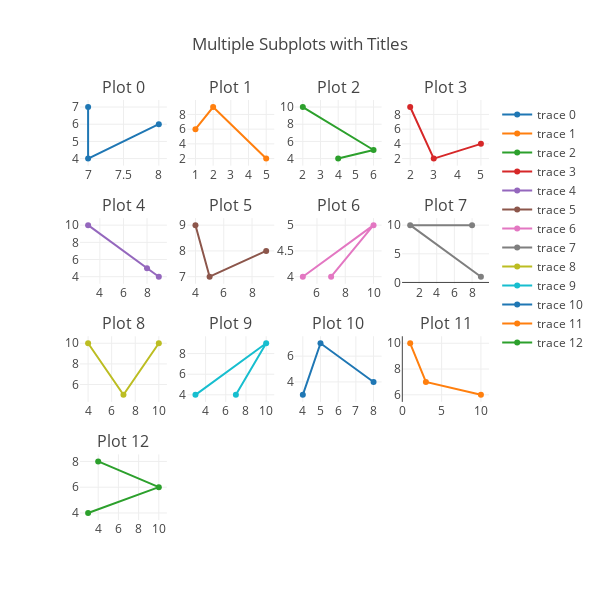

The cell this chart's notebook holds for it:
### Code cell
total= 13
cols = 4
rows = total//cols+1


def oneTrace():
    return go.Scatter(x = [randint(1,10),randint(1,10),randint(1,10)],
                      y = [randint(1,10),randint(1,10),randint(1,10)])

traces = [oneTrace() for i in range(total)]

subplot_titles = ['Plot '+str(i) for i in range(total)]

fig = tools.make_subplots(rows=rows, cols=cols, subplot_titles=subplot_titles)

# from left to right, from up to down
for i,e in enumerate(traces):
    x = i//cols+1  #row index
    y = i%cols+1  #column index
    fig.append_trace(e,x,y)


fig['layout'].update(height=600, width=600, title='Multiple Subplots' +
                                                  ' with Titles')

iplot(fig)

### Figure 1 — Plotly figure (JSON) as saved in the notebook; plotly's stock layout.template omitted (floating-point values rounded to 4 significant figures)
{"data": [{"type": "scatter", "x": [8, 7, 7], "xaxis": "x1", "y": [6, 4, 7], "yaxis": "y1"}, {"type": "scatter", "x": [5, 2, 1], "xaxis": "x2", "y": [2, 9, 6], "yaxis": "y2"}, {"type": "scatter", "x": [4, 6, 2], "xaxis": "x3", "y": [4, 5, 10], "yaxis": "y3"}, {"type": "scatter", "x": [2, 3, 5], "xaxis": "x4", "y": [9, 2, 4], "yaxis": "y4"}, {"type": "scatter", "x": [3, 8, 9], "xaxis": "x5", "y": [10, 5, 4], "yaxis": "y5"}, {"type": "scatter", "x": [9, 5, 4], "xaxis": "x6", "y": [8, 7, 9], "yaxis": "y6"}, {"type": "scatter", "x": [7, 10, 5], "xaxis": "x7", "y": [4, 5, 4], "yaxis": "y7"}, {"type": "scatter", "x": [8, 1, 9], "xaxis": "x8", "y": [10, 10, 1], "yaxis": "y8"}, {"type": "scatter", "x": [4, 7, 10], "xaxis": "x9", "y": [10, 5, 10], "yaxis": "y9"}, {"type": "scatter", "x": [3, 10, 7], "xaxis": "x10", "y": [4, 9, 4], "yaxis": "y10"}, {"type": "scatter", "x": [4, 5, 8], "xaxis": "x11", "y": [3, 7, 4], "yaxis": "y11"}, {"type": "scatter", "x": [1, 3, 10], "xaxis": "x12", "y": [10, 7, 6], "yaxis": "y12"}, {"type": "scatter", "x": [4, 10, 3], "xaxis": "x13", "y": [8, 6, 4], "yaxis": "y13"}], "layout": {"annotations": [{"font": {"size": 16}, "showarrow": false, "text": "Plot 0", "x": 0.1062, "xanchor": "center", "xref": "paper", "y": 1, "yanchor": "bottom", "yref": "paper"}, {"font": {"size": 16}, "showarrow": false, "text": "Plot 1", "x": 0.3688, "xanchor": "center", "xref": "paper", "y": 1, "yanchor": "bottom", "yref": "paper"}, {"font": {"size": 16}, "showarrow": false, "text": "Plot 2", "x": 0.6313, "xanchor": "center", "xref": "paper", "y": 1, "yanchor": "bottom", "yref": "paper"}, {"font": {"size": 16}, "showarrow": false, "text": "Plot 3", "x": 0.8938, "xanchor": "center", "xref": "paper", "y": 1, "yanchor": "bottom", "yref": "paper"}, {"font": {"size": 16}, "showarrow": false, "text": "Plot 4", "x": 0.1062, "xanchor": "center", "xref": "paper", "y": 0.7188, "yanchor": "bottom", "yref": "paper"}, {"font": {"size": 16}, "showarrow": false, "text": "Plot 5", "x": 0.3688, "xanchor": "center", "xref": "paper", "y": 0.7188, "yanchor": "bottom", "yref": "paper"}, {"font": {"size": 16}, "showarrow": false, "text": "Plot 6", "x": 0.6313, "xanchor": "center", "xref": "paper", "y": 0.7188, "yanchor": "bottom", "yref": "paper"}, {"font": {"size": 16}, "showarrow": false, "text": "Plot 7", "x": 0.8938, "xanchor": "center", "xref": "paper", "y": 0.7188, "yanchor": "bottom", "yref": "paper"}, {"font": {"size": 16}, "showarrow": false, "text": "Plot 8", "x": 0.1062, "xanchor": "center", "xref": "paper", "y": 0.4375, "yanchor": "bottom", "yref": "paper"}, {"font": {"size": 16}, "showarrow": false, "text": "Plot 9", "x": 0.3688, "xanchor": "center", "xref": "paper", "y": 0.4375, "yanchor": "bottom", "yref": "paper"}, {"font": {"size": 16}, "showarrow": false, "text": "Plot 10", "x": 0.6313, "xanchor": "center", "xref": "paper", "y": 0.4375, "yanchor": "bottom", "yref": "paper"}, {"font": {"size": 16}, "showarrow": false, "text": "Plot 11", "x": 0.8938, "xanchor": "center", "xref": "paper", "y": 0.4375, "yanchor": "bottom", "yref": "paper"}, {"font": {"size": 16}, "showarrow": false, "text": "Plot 12", "x": 0.1062, "xanchor": "center", "xref": "paper", "y": 0.1562, "yanchor": "bottom", "yref": "paper"}], "height": 600, "title": "Multiple Subplots with Titles", "width": 600, "xaxis1": {"anchor": "y1", "domain": [0, 0.2125]}, "xaxis10": {"anchor": "y10", "domain": [0.2625, 0.475]}, "xaxis11": {"anchor": "y11", "domain": [0.525, 0.7375]}, "xaxis12": {"anchor": "y12", "domain": [0.7875, 1]}, "xaxis13": {"anchor": "y13", "domain": [0, 0.2125]}, "xaxis14": {"anchor": "y14", "domain": [0.2625, 0.475]}, "xaxis15": {"anchor": "y15", "domain": [0.525, 0.7375]}, "xaxis16": {"anchor": "y16", "domain": [0.7875, 1]}, "xaxis2": {"anchor": "y2", "domain": [0.2625, 0.475]}, "xaxis3": {"anchor": "y3", "domain": [0.525, 0.7375]}, "xaxis4": {"anchor": "y4", "domain": [0.7875, 1]}, "xaxis5": {"anchor": "y5", "domain": [0, 0.2125]}, "xaxis6": {"anchor": "y6", "domain": [0.2625, 0.475]}, "xaxis7": {"anchor": "y7", "domain": [0.525, 0.7375]}, "xaxis8": {"anchor": "y8", "domain": [0.7875, 1]}, "xaxis9": {"anchor": "y9", "domain": [0, 0.2125]}, "yaxis1": {"anchor": "x1", "domain": [0.8438, 1]}, "yaxis10": {"anchor": "x10", "domain": [0.2812, 0.4375]}, "yaxis11": {"anchor": "x11", "domain": [0.2812, 0.4375]}, "yaxis12": {"anchor": "x12", "domain": [0.2812, 0.4375]}, "yaxis13": {"anchor": "x13", "domain": [0, 0.1562]}, "yaxis14": {"anchor": "x14", "domain": [0, 0.1562]}, "yaxis15": {"anchor": "x15", "domain": [0, 0.1562]}, "yaxis16": {"anchor": "x16", "domain": [0, 0.1562]}, "yaxis2": {"anchor": "x2", "domain": [0.8438, 1]}, "yaxis3": {"anchor": "x3", "domain": [0.8438, 1]}, "yaxis4": {"anchor": "x4", "domain": [0.8438, 1]}, "yaxis5": {"anchor": "x5", "domain": [0.5625, 0.7188]}, "yaxis6": {"anchor": "x6", "domain": [0.5625, 0.7188]}, "yaxis7": {"anchor": "x7", "domain": [0.5625, 0.7188]}, "yaxis8": {"anchor": "x8", "domain": [0.5625, 0.7188]}, "yaxis9": {"anchor": "x9", "domain": [0.2812, 0.4375]}}}
